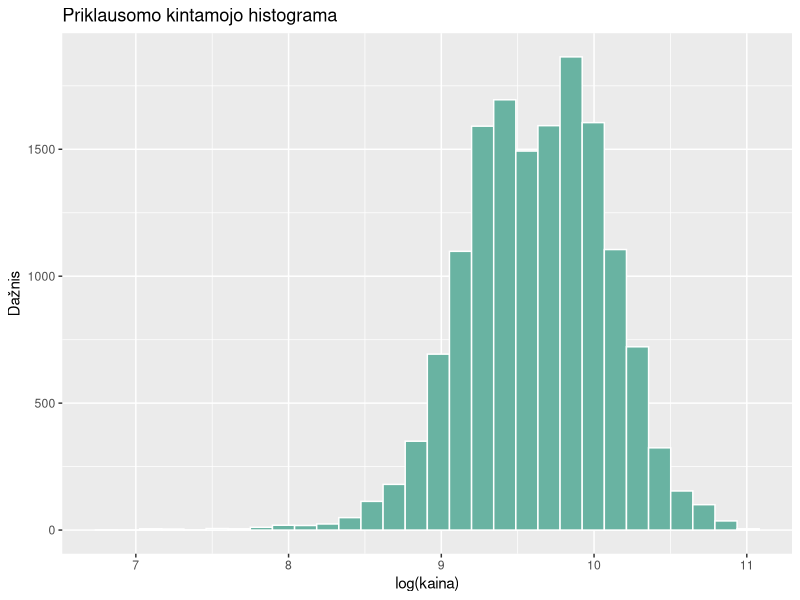
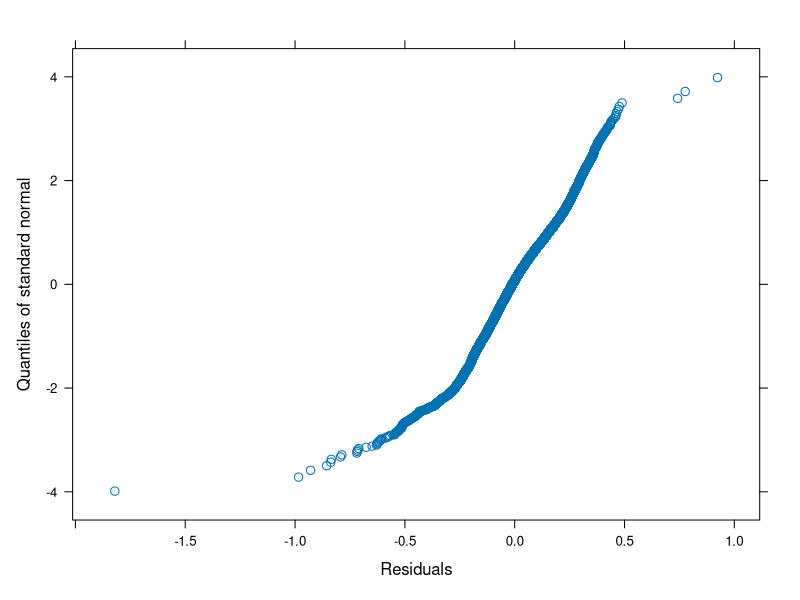
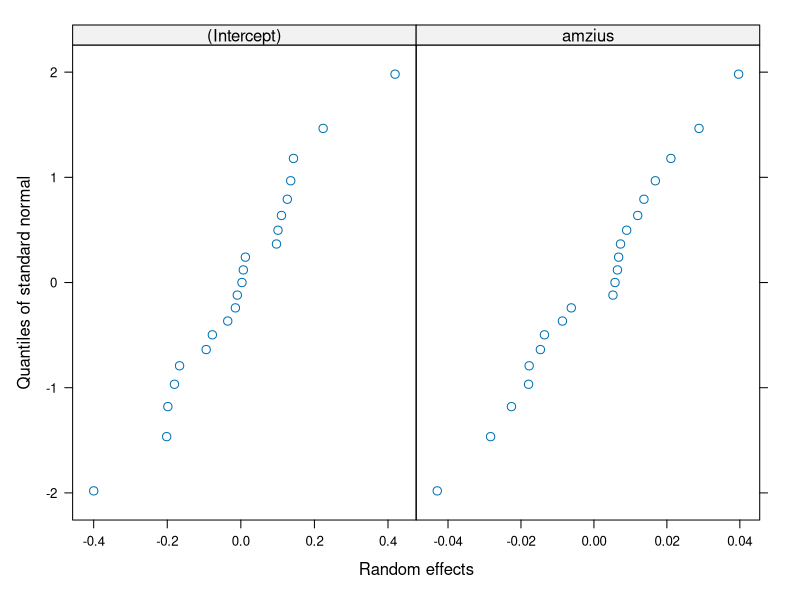
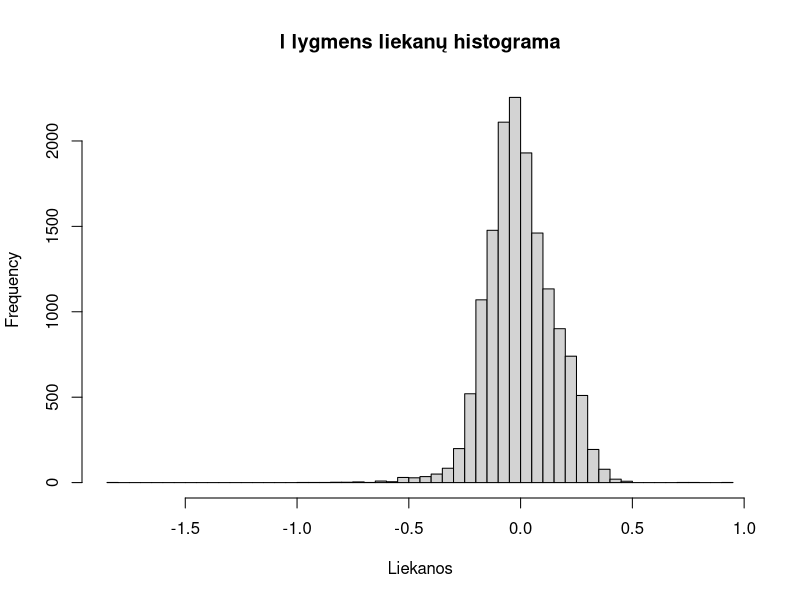

Write the R code that produced these figures, in order.
# =====================================================================
# Autorės: Lidija Puščiūtė, Darja Baranova
# K6(10) – Savarankiškas HLM: naudotų Volkswagen automobilių kainos
# Duomenys: Kaggle „100,000 UK Used Car Data set“ (failas vw.csv)
# I lygmuo – automobilis (skelbimas), II lygmuo – automobilio modelis
# =====================================================================

# Bibliotekos
library(nlme)      # lme() – hierarchiniai tiesiniai modeliai (kaip paskaitos pavyzdyje)
library(ggplot2)   # priklausomo kintamojo histograma

# ---------------------------------------------------------------------
# 0. Duomenų nuskaitymas ir paruošimas
# ---------------------------------------------------------------------
duom <- read.csv("vw.csv")
duom$model <- trimws(duom$model)                         # pavadinimų priekyje yra tarpas

duom <- subset(duom, fuelType %in% c("Petrol", "Diesel"))   # tik benzininiai ir dyzeliniai
duom <- subset(duom, engineSize > 0)                        # variklio tūris 0 – klaida
duom <- subset(duom, mpg >= 20 & mpg <= 100)                # neįtikėtinos sąnaudų reikšmės
duom <- duom[duom$model %in% names(which(table(duom$model) >= 30)), ]  # modeliai su >= 30 automobilių
duom$model <- factor(duom$model)

duom$lkaina <- log(duom$price)        # priklausomas kintamasis – kainos logaritmas
duom$amzius <- 2020 - duom$year       # amžius metais (duomenys surinkti 2020 m.)
duom$rida   <- duom$mileage / 1000    # rida, tūkst. mylių
duom$vid_variklis <- ave(duom$engineSize, duom$model)   # II lygmens kintamasis: modelio vidutinis variklio tūris

nrow(duom)            # stebėjimų skaičius
nlevels(duom$model)   # II lygmens aibių (modelių) skaičius
sort(table(duom$model))

# ---------------------------------------------------------------------
# 1. Priklausomo kintamojo normalumas
# ---------------------------------------------------------------------
ggplot(duom, aes(x = lkaina)) +
  geom_histogram(bins = 30, fill = "#69b3a2", color = "white") +
  labs(title = "Priklausomo kintamojo histograma", x = "log(kaina)", y = "Dažnis")
set.seed(2026)
shapiro.test(sample(duom$lkaina, 5000))   # shapiro.test leidžia iki 5000 stebėjimų – atsitiktinė imtis

# ---------------------------------------------------------------------
# 2. Besąlyginis modelis ir ICC
# ---------------------------------------------------------------------
model.0 <- lme(lkaina ~ 1, random = ~ 1 | model, data = duom)   # REML
summary(model.0)
VarCorr(model.0)
tau00 <- as.numeric(VarCorr(model.0)[1, "Variance"])
sigma2_0 <- model.0$sigma^2
ICC <- tau00 / (tau00 + sigma2_0)
ICC
intervals(model.0)    # PI dispersijų st. nuokrypiams (ar tau00 > 0, sigma^2 > 0)

# ---------------------------------------------------------------------
# 3. Intervalinių I lygmens kintamųjų koreliacijos
# ---------------------------------------------------------------------
round(cor(duom[, c("amzius", "rida", "mpg")]), 3)

# ---------------------------------------------------------------------
# 4. Dviejų lygmenų modelis
#    I lygmuo: amzius, rida, mpg;  II lygmuo: vid_variklis
#    Atsitiktinio poveikio: konstanta ir amzius
# ---------------------------------------------------------------------
ctrl <- lmeControl(opt = "optim", maxIter = 200, msMaxIter = 200)
model.1 <- lme(lkaina ~ 1 + vid_variklis + amzius + rida + mpg,
               random = ~ 1 + amzius | model, data = duom, control = ctrl)   # REML
summary(model.1)        # fiksuoti parametrai (Fixed effects) ir st. nuokrypiai (Random effects)
VarCorr(model.1)        # dispersijos: tau00, tau11, sigma^2

# ---------------------------------------------------------------------
# 5. Modelių palyginimas su besąlyginiu
# ---------------------------------------------------------------------
sigma2_1 <- model.1$sigma^2
(sigma2_0 - sigma2_1) / sigma2_0      # I lygmens dispersijos sąlyginis pokytis

model.0ml <- update(model.0, method = "ML")   # palyginimui – ML įverčiai
model.1ml <- update(model.1, method = "ML")
anova(model.1ml, model.0ml)                   # AIC ir tikėtinumo santykio testas
AIC(model.0ml) - AIC(model.1ml)               # Akaikės indekso pokytis

# Ar reikalingas atsitiktinis amžiaus nuolydis?
model.1a <- lme(lkaina ~ 1 + vid_variklis + amzius + rida + mpg,
                random = ~ 1 | model, data = duom, method = "ML")
anova(model.1ml, model.1a)

# ---------------------------------------------------------------------
# 6. Modelis su sąveika: ar modelio variklis keičia nuvertėjimo greitį
#    beta1 = gamma10 + gamma11 * vid_variklis + u1
# ---------------------------------------------------------------------
model.2ml <- lme(lkaina ~ 1 + vid_variklis + amzius + rida + mpg + vid_variklis:amzius,
                 random = ~ 1 + amzius | model, data = duom, method = "ML", control = ctrl)
summary(model.2ml)$tTable
anova(model.1ml, model.2ml)

# ---------------------------------------------------------------------
# 7. Prielaidų tikrinimas – liekanų ir atsitiktinių efektų q-q grafikai
# ---------------------------------------------------------------------
qqnorm(model.1, ~ resid(.))      # I lygmens liekanos e
qqnorm(model.1, ~ ranef(.))      # II lygmens u0 ir u1
hist(resid(model.1), breaks = 80, main = "I lygmens liekanų histograma", xlab = "Liekanos")
mean(abs(resid(model.1, type = "pearson")) > 3)   # dalis liekanų, didesnių nei 3 st. nuokrypiai
round(ranef(model.1), 3)

# ---------------------------------------------------------------------
# 8. Prognozė: 3 metų Golf, 30 tūkst. mylių, 55 mpg
# ---------------------------------------------------------------------
vv_golf <- unique(duom$vid_variklis[duom$model == "Golf"])
naujas <- data.frame(model = "Golf", vid_variklis = vv_golf, amzius = 3, rida = 30, mpg = 55)
exp(predict(model.1, naujas, level = 0))   # pagal fiksuotą dalį („vidutinis“ modelis)
exp(predict(model.1, naujas, level = 1))   # įvertinus Golf atsitiktinius efektus
